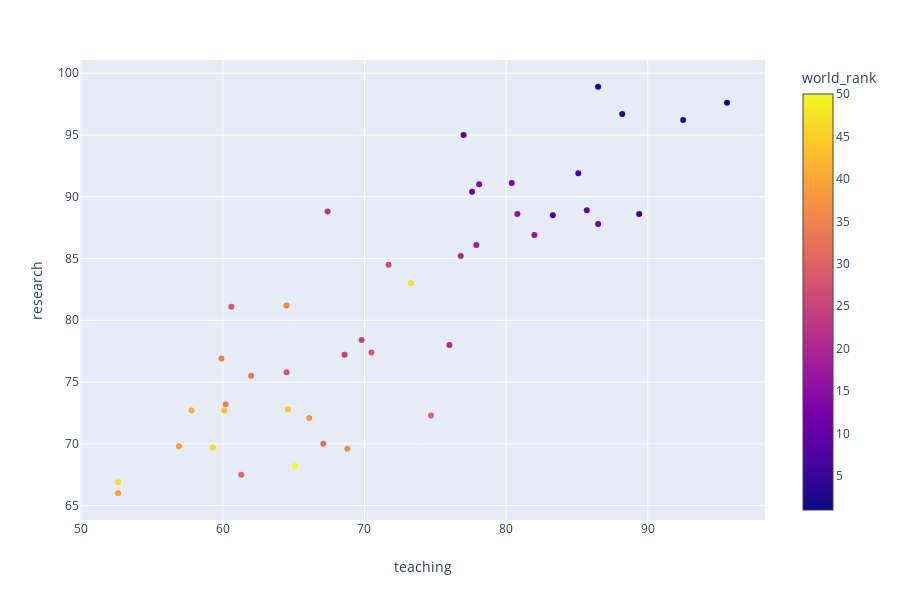

Source (notebook cell):
### Code cell
import plotly.express as px
fig = px.scatter(df2, x="teaching", y="research", color="world_rank")
fig.show()

### Figure 1 — Plotly figure (JSON) as saved in the notebook; plotly's stock layout.template omitted (floating-point values rounded to 4 significant figures)
{"data": [{"hoverlabel": {"namelength": 0}, "hovertemplate": "teaching=%{x}<br>research=%{y}<br>world_rank=%{marker.color}", "legendgroup": "", "marker": {"color": [1, 2, 3, 4, 5, 7, 8, 9, 10, 11, 12, 13, 14, 16, 17, 18, 20, 21, 22, 24, 25, 26, 27, 28, 29, 30, 31, 32, 33, 34, 35, 36, 37, 38, 39, 39, 41, 44, 44, 46, 47, 47, 50], "coloraxis": "coloraxis", "symbol": "circle"}, "mode": "markers", "name": "", "showlegend": false, "type": "scatter", "x": [95.6, 86.5, 92.5, 88.2, 89.4, 85.1, 83.3, 77, 85.7, 77.6, 86.5, 80.4, 78.1, 80.8, 82, 77.9, 76, 76.8, 67.4, 68.6, 69.8, 71.7, 64.5, 60.6, 70.5, 74.7, 61.3, 67.1, 62, 60.2, 59.9, 64.5, 68.8, 66.1, 56.9, 52.6, 57.8, 60.1, 64.6, 59.3, 73.3, 52.6, 65.1], "xaxis": "x", "y": [97.6, 98.9, 96.2, 96.7, 88.6, 91.9, 88.5, 95, 88.9, 90.4, 87.8, 91.1, 91, 88.6, 86.9, 86.1, 78, 85.2, 88.8, 77.2, 78.4, 84.5, 75.8, 81.1, 77.4, 72.3, 67.5, 70, 75.5, 73.2, 76.9, 81.2, 69.6, 72.1, 69.8, 66, 72.7, 72.7, 72.8, 69.7, 83, 66.9, 68.2], "yaxis": "y"}], "layout": {"coloraxis": {"colorbar": {"title": {"text": "world_rank"}}, "colorscale": [[0, "#0d0887"], [0.1111, "#46039f"], [0.2222, "#7201a8"], [0.3333, "#9c179e"], [0.4444, "#bd3786"], [0.5556, "#d8576b"], [0.6667, "#ed7953"], [0.7778, "#fb9f3a"], [0.8889, "#fdca26"], [1, "#f0f921"]]}, "height": 600, "legend": {"tracegroupgap": 0}, "margin": {"t": 60}, "xaxis": {"anchor": "y", "domain": [0, 0.98], "title": {"text": "teaching"}}, "yaxis": {"anchor": "x", "domain": [0, 1], "title": {"text": "research"}}}}
